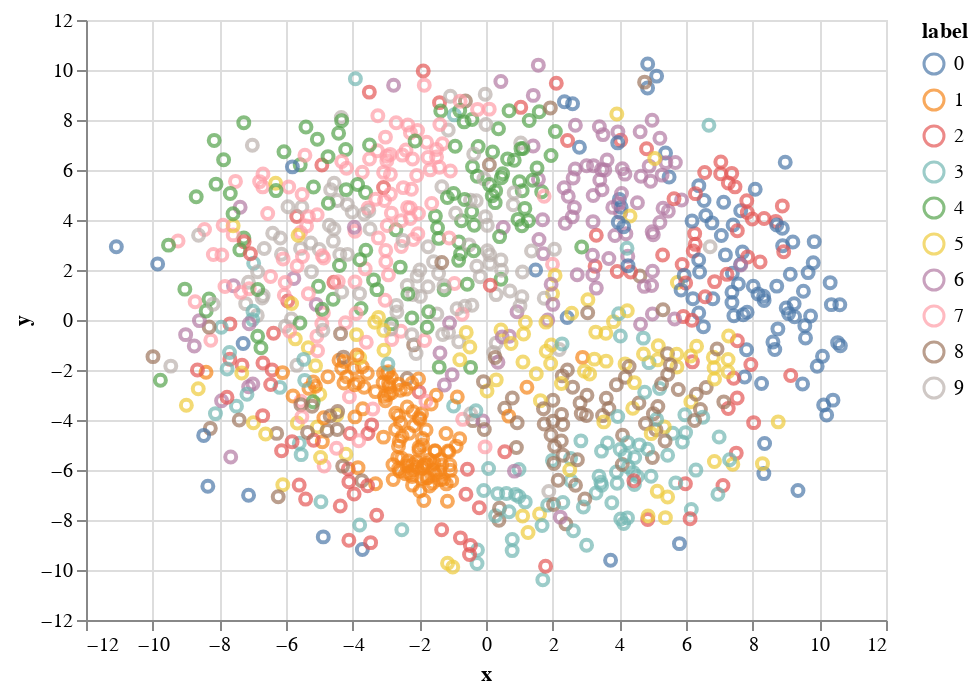

Here is the notebook cell this chart was saved with:
### Markdown cell above
This time, instead of [standardization](https://scikit-learn.org/stable/modules/preprocessing.html#standardization-or-mean-removal-and-variance-scaling) we simply scale the data uniformly so all pixel values fall in the range between 0 and 1. We do not use standardization because it will rescale each dimension separately, and that will alter the pairwise distance between data points. Since distance is what MDS tries to preserve in the embedding, any nonlinear change in the distance metric will result in a less optimal or incorrect embedding. Feel free to try standardization and see how the result will change if distance within our dataset is altered.

In the MDS computation, we requested the algorithm to compute a 2 dimensional embedding so that we can visualize it in 2D. Due to the high requirement on computation power, we will only compute the embedding of the first 1000 data points for this case study. The resulting 2D embedding of these 1000 data points are stored in the 1000x2 matrix named `r`.

## Visualization with MDS

Let us now visualize the MDS 2D embedding.

### Code cell
df = pd.DataFrame({"x": r[:,0], "y": r[:,1], "label":training_labels[:1000]})
alt.Chart(df).mark_point()\
    .encode(x="x:Q", y="y:Q", color="label:N")

### Figure 1 — Vega-Lite specification as saved in the notebook (floating-point values rounded to 4 significant figures; data arrays with more than 128 entries replaced by an {"elided": "..."} marker saying what was removed)
{"config": {"view": {"continuousWidth": 400, "continuousHeight": 300}}, "data": {"name": "data-2d82ff2b50263b959a10111f2a9c5a3b"}, "mark": "point", "encoding": {"color": {"field": "label", "type": "nominal"}, "x": {"field": "x", "type": "quantitative"}, "y": {"field": "y", "type": "quantitative"}}, "$schema": "https://vega.github.io/schema/vega-lite/v4.17.0.json", "datasets": {"data-2d82ff2b50263b959a10111f2a9c5a3b": {"elided": "1000 records"}}}
